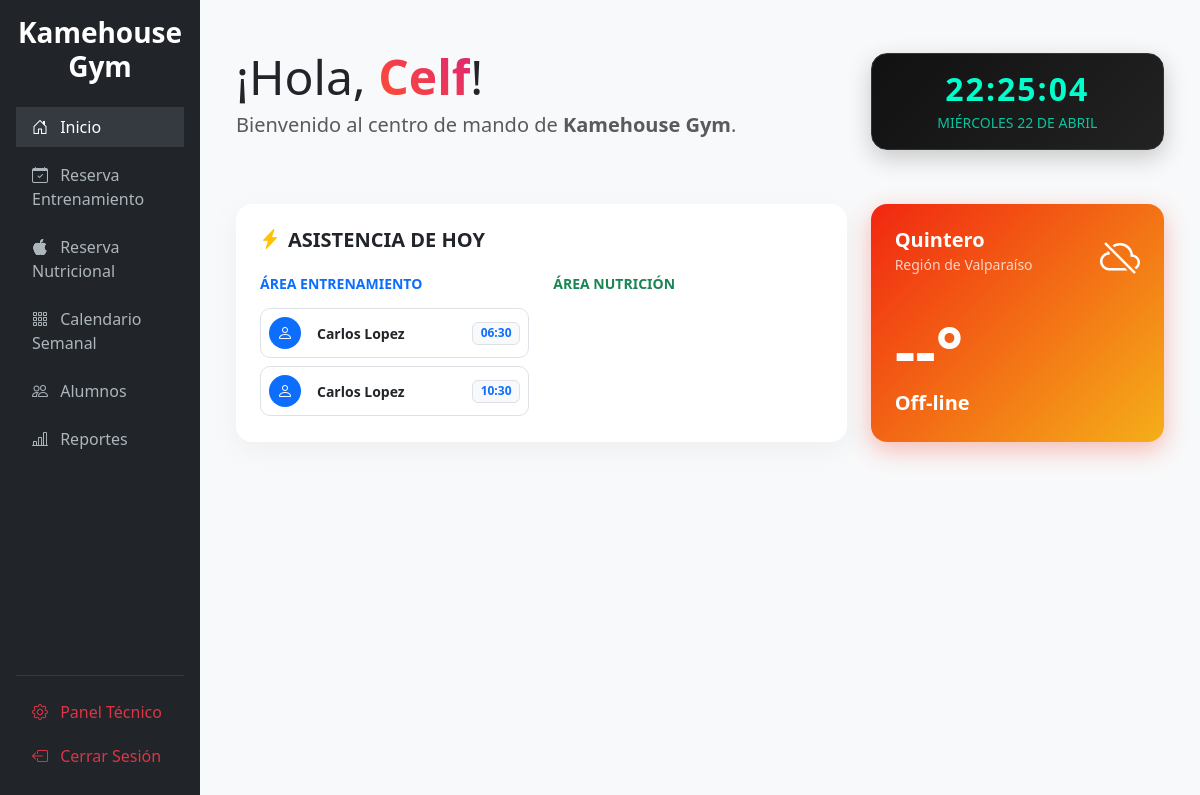
Page /gym/ (signed in) on the committed database.
### reservas/models.py (models this page shows, shortened)
class Reserva(models.Model):
    alumno = models.ForeignKey(FichaAlumno, on_delete=models.CASCADE, related_name="reservas")
    bloque = models.ForeignKey(HorarioBloque, on_delete=models.CASCADE, related_name="reservas_bloque")
    fecha_creacion = models.DateTimeField(auto_now_add=True)
    class Meta:
        verbose_name = "Reserva"
        verbose_name_plural = "Reservas"
        unique_together = ('alumno', 'bloque')

class FichaAlumno(models.Model):
    usuario = models.OneToOneField(User, on_delete=models.SET_NULL, null=True, blank=True, related_name='ficha')
    fecha_registro = models.DateField(auto_now_add=True)
    nombre_completo = models.CharField(max_length=200)
    objetivo = models.TextField(verbose_name="Objetivo entrenamiento", help_text="disminuir peso corporal, disminuir grasa, aumentar masa muscular etc")
    telefono = models.CharField(max_length=20, verbose_name="Contacto telefónico/whatsapp")
    correo = models.EmailField(blank=True, null=True, verbose_name="Correo electrónico")
    fecha_nacimiento = models.DateField()
    estatura = models.PositiveIntegerField(verbose_name="Estatura (Cms.)")
    peso = models.DecimalField(max_digits=5, decimal_places=2, verbose_name="Peso (Kgs.)")
    ocupacion = models.CharField(max_length=200, verbose_name="Ocupación o trabajo")
    dias_semanales = models.CharField(max_length=50, verbose_name="Días de entrenamiento semanal (cantidad)")
    horario_preferente = models.CharField(max_length=100, verbose_name="Horario del día en que entrena preferentemente")
    experiencia = models.CharField(max_length=200, verbose_name="Experiencia en entrenamiento (hace cuanto entrena)")
    deporte_previo = models.CharField(max_length=200, verbose_name="Deporte que practica o alguna vez practicó", blank=True)
    comida_favorita = models.CharField(max_length=255, verbose_name="Comida favorita (o preferencia, dulce, salado etc)", blank=True)
    intolerancias = models.TextField(verbose_name="Comida que le haga mal o que no puede comer", blank=True)
    alimentos_diarios = models.TextField(verbose_name="¿Qué alimentos le acomoda ingerir diariamente?", blank=True)
    medicacion = models.CharField(max_length=255, verbose_name="¿Consume algún tipo de medicación? ¿Cual?", blank=True)
    drogas = models.CharField(max_length=255, verbose_name="¿Consume algún tipo de droga habitual o socialmente?", blank=True)
    dieta_tiempo = models.CharField(max_length=200, verbose_name="¿Hace cuánto se alimenta de esta forma?", blank=True)
    comida_desayuno = models.TextField(verbose_name="Desayuno", blank=True)
    comida_snack1 = models.TextField(verbose_name="Snack o colación", blank=True)
    comida_almuerzo = models.TextField(verbose_name="Almuerzo", blank=True)
    comida_once = models.TextField(verbose_name="Once o colación", blank=True)
    comida_cena = models.TextField(verbose_name="Cena o ultima comida del dia", blank=True)
    lesiones = models.TextField(verbose_name="Lesiones, problemas, operación/tratamiento médico", blank=True)
    enfermedades_familiares = models.TextField(verbose_name="Enfermedades/patologías familiares", blank=True)
    hora_despertar = models.TimeField(verbose_name="¿A qué hora usted generalmente se despierta o levanta?", null=True, blank=True)
    hora_dormir = models.TimeField(verbose_name="¿a qué hora usted generalmente se duerme o acuesta?", null=True, blank=True)
    suplementos = models.TextField(verbose_name="Suplementos que ha consumido, tiempo y administración", blank=True)
    comentario_adicional = models.TextField(verbose_name="Comentario adicional", blank=True)
    class Meta:
        verbose_name = "Ficha de Alumno"
        verbose_name_plural = "Fichas de Alumnos"

class HorarioBloque(models.Model):
    TIPO_CHOICES = [
        ('ENTRENAMIENTO', 'Entrenamiento'),
        ('NUTRICION', 'Nutrición'),
    ]
    dia = models.DateField(verbose_name="Día")
    inicio = models.TimeField(verbose_name="Hora de Inicio")
    fin = models.TimeField(verbose_name="Hora de Fin")
    capacidad_maxima = models.PositiveIntegerField(default=20, verbose_name="Capacidad Máxima")
    tipo = models.CharField(max_length=20, choices=TIPO_CHOICES, default='ENTRENAMIENTO')
    class Meta:
        verbose_name = "Bloque de Horario"
        verbose_name_plural = "Bloques de Horario"
        ordering = ['dia', 'inicio']

### reservas/views.py (the view)
# urls.py: path('', views.home, name='home'),
@login_required
def home(request):
    hoy = timezone.localdate()
    bloques_hoy = HorarioBloque.objects.filter(dia=hoy).prefetch_related('reservas_bloque__alumno').order_by('inicio')
    entrenamientos = bloques_hoy.filter(tipo='ENTRENAMIENTO')
    nutricion = bloques_hoy.filter(tipo='NUTRICION')
    return render(request, 'admin_gym/home.html', {
        'hoy': hoy,
        'entrenamientos': entrenamientos,
        'nutricion': nutricion,
    })

### templates/admin_gym/home.html (shortened to what this page needs)
{% extends 'base.html' %}
{% block content %}
<div class="container-fluid py-4">
    <div class="row mb-5 align-items-center">
        <div class="col-md-8">
            <h1 class="display-5 mb-1">¡Hola, <span class="text-gradient">{{ user.username|capfirst }}</span>!</h1>
            <p class="text-muted fs-5">Bienvenido al centro de mando de <strong>Kamehouse Gym</strong>.</p>
        </div>
        <div class="col-md-4 text-end">
            <div class="clock-widget p-3 d-inline-block text-center w-100">
                <h2 id="reloj" class="mb-0 fw-bold" style="letter-spacing: 2px;">00:00:00</h2>
                <div class="text-uppercase small opacity-75 mt-1">{{ hoy|date:"l d \d\e F" }}</div>
            </div>
        </div>
    </div>
    <div class="row gap-4 gap-md-0">
        <div class="col-md-8">
            <div class="card modern-card h-100">
                <div class="card-header bg-transparent border-0 pt-4 pb-2 px-4">
                    <h5 class="fw-bold mb-0 text-dark">
                        <i class="bi bi-lightning-charge-fill text-warning me-2"></i>ASISTENCIA DE HOY
                    </h5>
                </div>
                <div class="card-body px-4">
                    <div class="row">
                        <div class="col-md-6 border-end-md">
                            <h6 class="text-primary fw-bold mb-3 small text-uppercase">Área Entrenamiento</h6>
                            <div class="d-flex flex-column gap-2">
                                {% for bloque in entrenamientos %}
                                    {% for reserva in bloque.reservas_bloque.all %}
                                    <div class="d-flex justify-content-between align-items-center p-2 border list-item-modern border-entrenamiento">
                                        <div class="d-flex align-items-center">
                                            <div class="bg-primary text-white rounded-circle d-flex justify-content-center align-items-center me-3" style="width: 32px; height: 32px;">
                                                <i class="bi bi-person"></i>
                                            </div>
                                            <span class="small fw-semibold text-dark">{{ reserva.alumno.nombre_completo }}</span>
                                        </div>
                                        <span class="badge bg-light text-primary border">{{ bloque.inicio|time:"H:i" }}</span>
                                    </div>
                                    {% endfor %}
                                {% empty %}
                                    <div class="text-center py-4 text-muted bg-light rounded-3 border border-dashed">
                                        <i class="bi bi-emoji-sunglasses fs-3 d-block mb-2"></i>
                                        <small>Pista libre por ahora</small>
                                    </div>
                                {% endfor %}
                            </div>
                        </div>
                        <div class="col-md-6 mt-4 mt-md-0">
                            <h6 class="text-success fw-bold mb-3 small text-uppercase">Área Nutrición</h6>
                        </div>
                    </div>
                </div>
            </div>
        </div>
        <div class="col-md-4">
            <div class="weather-widget modern-card p-4 text-center d-flex flex-column justify-content-center" style="min-height: 200px;">
                <div class="d-flex justify-content-between align-items-start mb-2">
                    <div class="text-start">
                        <h5 class="fw-bold mb-0">Quintero</h5>
                        <small class="opacity-75">Región de Valparaíso</small>
                    </div>
                    <i id="clima-icon" class="bi bi-hourglass-split fs-1"></i>
                </div>
                <div class="text-start mt-3">
                    <div class="display-3 fw-bold" id="clima-grados">--°</div>
                    <p class="mb-0 fw-semibold fs-5" id="clima-desc">Consultando...</p>
                </div>
            </div>
        </div>
    </div>
</div>
{% endblock %}

### templates/base.html (style rules this page uses)
body { background-color: #f8f9fa; }

### templates/admin_gym/home.html (style rules this page uses)
.modern-card { border: none; border-radius: 16px; background: #ffffff; box-shadow: 0 8px 24px rgba(149, 157, 165, 0.1); transition: transform 0.3s ease, box-shadow 0.3s ease; }
.text-gradient { background: linear-gradient(45deg, #FF512F, #DD2476); -webkit-background-clip: text; -webkit-text-fill-color: transparent; font-weight: 800; }
.clock-widget { background: linear-gradient(135deg, #111 0%, #222 100%); color: #00ffcc; border-radius: 16px; border: 1px solid #333; box-shadow: 0 8px 24px rgba(0, 0, 0, 0.2); }
.weather-widget { background: linear-gradient(135deg, #f12711 0%, #f5af19 100%); color: white; border-radius: 16px; box-shadow: 0 8px 24px rgba(241, 39, 17, 0.3); }
.list-item-modern { border-radius: 10px; transition: background 0.2s; border-left: 4px solid transparent; }
.border-entrenamiento { border-left-color: #0d6efd; }

### rows in the picture
HorarioBloque: inicio "06:30"
Reserva: alumno.nombre_completo "Carlos Lopez"
HorarioBloque: inicio "10:30"
Reserva: alumno.nombre_completo "Carlos Lopez"

### other values in the picture
{{ user.username|capfirst }} "Celf"
{{ hoy|date:"l d \d\e F" }} "MIÉRCOLES 22 DE ABRIL"
